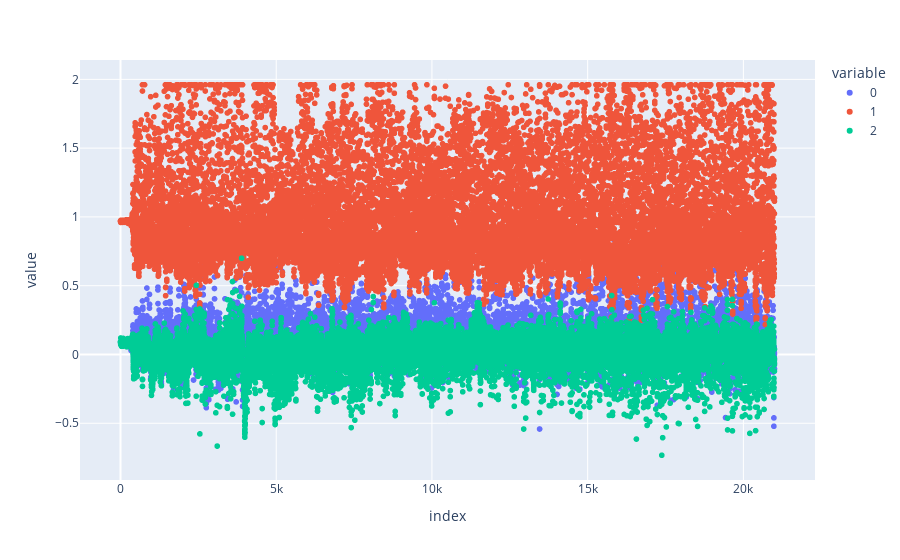

Source (notebook cell):
### Code cell
X = np.array(Udata[nu][nd])[na, :, :3]/10
px.scatter(X)

### Figure 1 — Plotly figure (JSON) as saved in the notebook; plotly's stock layout.template omitted (floating-point values rounded to 4 significant figures; data arrays with more than 128 entries replaced by an {"elided": "..."} marker saying what was removed)
{"data": [{"hovertemplate": "variable=0<br>index=%{x}<br>value=%{y}<extra></extra>", "legendgroup": "0", "marker": {"color": "#636efa", "symbol": "circle"}, "mode": "markers", "name": "0", "showlegend": true, "type": "scattergl", "x": {"elided": "21000 int values"}, "xaxis": "x", "y": {"elided": "21000 float values"}, "yaxis": "y"}, {"hovertemplate": "variable=1<br>index=%{x}<br>value=%{y}<extra></extra>", "legendgroup": "1", "marker": {"color": "#EF553B", "symbol": "circle"}, "mode": "markers", "name": "1", "showlegend": true, "type": "scattergl", "x": {"elided": "21000 int values"}, "xaxis": "x", "y": {"elided": "21000 float values"}, "yaxis": "y"}, {"hovertemplate": "variable=2<br>index=%{x}<br>value=%{y}<extra></extra>", "legendgroup": "2", "marker": {"color": "#00cc96", "symbol": "circle"}, "mode": "markers", "name": "2", "showlegend": true, "type": "scattergl", "x": {"elided": "21000 int values"}, "xaxis": "x", "y": {"elided": "21000 float values"}, "yaxis": "y"}], "layout": {"legend": {"title": {"text": "variable"}, "tracegroupgap": 0}, "margin": {"t": 60}, "xaxis": {"anchor": "y", "domain": [0, 1], "title": {"text": "index"}}, "yaxis": {"anchor": "x", "domain": [0, 1], "title": {"text": "value"}}}}
